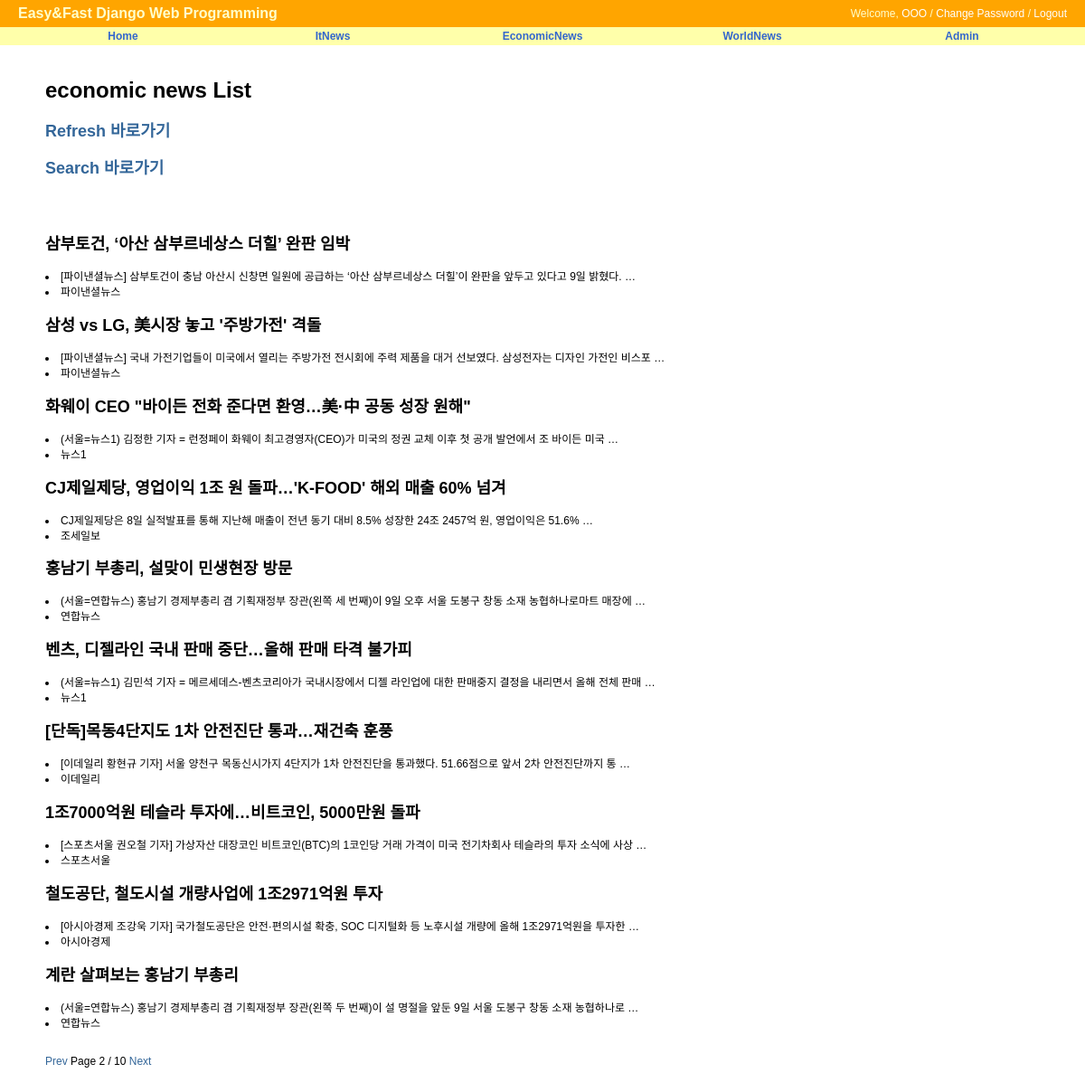
Page /economicnews/?page=2 on the committed database.
### economic_news/models.py (models this page shows, shortened)
class EconomicNews(models.Model):
    title = models.CharField(max_length=50, blank=True, null=True)
    writer = models.CharField(max_length=50, blank=True, null=True)
    preview = models.TextField()
    class Meta:
        verbose_name = 'economic_new'
        verbose_name_plural = 'economic_news'
        db_table = 'economic_news'
        ordering = ('-id',)

### economic_news/views.py (the view)
# urls.py: path('', EconomicNewsView.as_view(), name='economicnews'),
class EconomicNewsView(ListView):
    model = EconomicNews
    template_name = 'economic_news/economic_list.html'
    paginate_by = 10

### economic_news/templates/economic_news/economic_list.html (shortened to what this page needs)
{% extends "base.html" %}
{% block content %}
<div id="content">
	<h1>economic news List</h1>
	<h2><a href="{% url 'economic_news:ecorefresh' %}">Refresh 바로가기</a></h2>
    <h2><a href="{% url 'economic_news:ecosearch' %}">Search 바로가기</a></h2>
    <br/><br/>
	{% for economicnews in object_list %}
		<h2>{{ economicnews.title }}</h2>
		<li>{{ economicnews.preview }}</li>
		<li>{{ economicnews.writer }}</li>
	{% endfor %}
	<br/><br/>
	<div>
        {% if page_obj.has_previous %}
            <a href="?page={{ page_obj.previous_page_number }}">Prev</a>
        {% endif %}
        Page {{ page_obj.number }} / {{ page_obj.paginator.num_pages }}
        {% if page_obj.has_next %}
            <a href="?page={{ page_obj.next_page_number }}">Next</a>
        {% endif %}
    </div>
	<br/><br/>
</div>
{% endblock %}

### static/css/base.css (style rules this page uses)
body { font-family: "Lucida Grande", Verdana, Arial, sans-serif; font-size: 12px; }
div#content { position: absolute; top: 70px; left: 50px; right: 50px; }
a:link, a:visited { color: #369; text-decoration: none; }

### rows in the picture
EconomicNews: title "삼부토건, ‘아산 삼부르네상스 더힐’ 완판 임박", preview "[파이낸셜뉴스] 삼부토건이 충남 아산시 신창면 일원에 공급하는 ‘아산 삼부르네상스 더힐’이 완판을 앞두고 있다고 9일 밝혔다. …", writer "파이낸셜뉴스"
EconomicNews: title "삼성 vs LG, 美시장 놓고 '주방가전' 격돌", preview "[파이낸셜뉴스] 국내 가전기업들이 미국에서 열리는 주방가전 전시회에 주력 제품을 대거 선보였다. 삼성전자는 디자인 가전인 비스포 …", writer "파이낸셜뉴스"
EconomicNews: title "화웨이 CEO \"바이든 전화 준다면 환영…美·中 공동 성장 원해\"", preview "(서울=뉴스1) 김정한 기자 = 런정페이 화웨이 최고경영자(CEO)가 미국의 정권 교체 이후 첫 공개 발언에서 조 바이든 미국 …", writer "뉴스1"
EconomicNews: title "CJ제일제당, 영업이익 1조 원 돌파…'K-FOOD' 해외 매출 60% 넘겨", preview "CJ제일제당은 8일 실적발표를 통해 지난해 매출이 전년 동기 대비 8.5% 성장한 24조 2457억 원, 영업이익은 51.6% …", writer "조세일보"
EconomicNews: title "홍남기 부총리, 설맞이 민생현장 방문", preview "(서울=연합뉴스) 홍남기 경제부총리 겸 기획재정부 장관(왼쪽 세 번째)이 9일 오후 서울 도봉구 창동 소재 농협하나로마트 매장에 …", writer "연합뉴스"
EconomicNews: title "벤츠, 디젤라인 국내 판매 중단…올해 판매 타격 불가피", preview "(서울=뉴스1) 김민석 기자 = 메르세데스-벤츠코리아가 국내시장에서 디젤 라인업에 대한 판매중지 결정을 내리면서 올해 전체 판매 …", writer "뉴스1"
EconomicNews: title "[단독]목동4단지도 1차 안전진단 통과…재건축 훈풍", preview "[이데일리 황현규 기자] 서울 양천구 목동신시가지 4단지가 1차 안전진단을 통과했다. 51.66점으로 앞서 2차 안전진단까지 통 …", writer "이데일리"
EconomicNews: title "1조7000억원 테슬라 투자에…비트코인, 5000만원 돌파", preview "[스포츠서울 권오철 기자] 가상자산 대장코인 비트코인(BTC)의 1코인당 거래 가격이 미국 전기차회사 테슬라의 투자 소식에 사상 …", writer "스포츠서울"
EconomicNews: title "철도공단, 철도시설 개량사업에 1조2971억원 투자", preview "[아시아경제 조강욱 기자] 국가철도공단은 안전·편의시설 확충, SOC 디지털화 등 노후시설 개량에 올해 1조2971억원을 투자한 …", writer "아시아경제"
EconomicNews: title "계란 살펴보는 홍남기 부총리", preview "(서울=연합뉴스) 홍남기 경제부총리 겸 기획재정부 장관(왼쪽 두 번째)이 설 명절을 앞둔 9일 서울 도봉구 창동 소재 농협하나로 …", writer "연합뉴스"

### other values in the picture
{{ page_obj.number }} "2"
{{ page_obj.paginator.num_pages }} "10"
